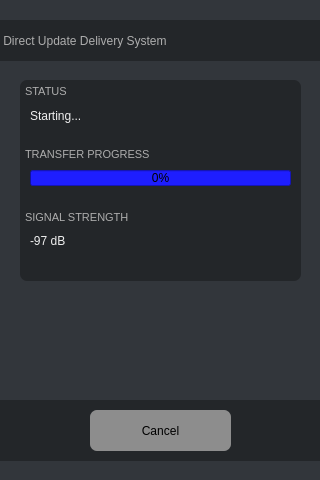
<?xml version="1.0" encoding="UTF-8"?>
<ui version="4.0">
 <class>Dialog</class>
 <widget class="QDialog" name="Dialog">
  <property name="geometry">
   <rect>
    <x>0</x>
    <y>0</y>
    <width>320</width>
    <height>480</height>
   </rect>
  </property>
  <property name="windowTitle">
   <string>Dialog</string>
  </property>
  <widget class="QWidget" name="widget" native="true">
   <property name="geometry">
    <rect>
     <x>0</x>
     <y>0</y>
     <width>320</width>
     <height>480</height>
    </rect>
   </property>
   <property name="maximumSize">
    <size>
     <width>320</width>
     <height>480</height>
    </size>
   </property>
   <property name="styleSheet">
    <string notr="true">background-color: rgb(50, 54, 59);</string>
   </property>
   <widget class="QLabel" name="label">
    <property name="geometry">
     <rect>
      <x>0</x>
      <y>20</y>
      <width>320</width>
      <height>41</height>
     </rect>
    </property>
    <property name="styleSheet">
     <string notr="true">font: 75 16pt &quot;MS Shell Dlg 2&quot;;
background-color: rgb(35, 38, 41);
color: rgb(173, 173, 173);</string>
    </property>
    <property name="text">
     <string> Direct Update Delivery System</string>
    </property>
   </widget>
   <widget class="QPushButton" name="cancelButton">
    <property name="geometry">
     <rect>
      <x>90</x>
      <y>410</y>
      <width>141</width>
      <height>41</height>
     </rect>
    </property>
    <property name="styleSheet">
     <string notr="true">border-radius:7px;
background-color: rgb(141, 141, 141);
font: 12pt &quot;MS Shell Dlg 2&quot;;</string>
    </property>
    <property name="text">
     <string>Cancel</string>
    </property>
   </widget>
   <widget class="QLabel" name="label_2">
    <property name="geometry">
     <rect>
      <x>0</x>
      <y>400</y>
      <width>320</width>
      <height>61</height>
     </rect>
    </property>
    <property name="styleSheet">
     <string notr="true">font: 75 16pt &quot;MS Shell Dlg 2&quot;;
background-color: rgb(35, 38, 41);
color: rgb(173, 173, 173);</string>
    </property>
    <property name="text">
     <string/>
    </property>
   </widget>
   <widget class="QLabel" name="label_3">
    <property name="geometry">
     <rect>
      <x>20</x>
      <y>80</y>
      <width>281</width>
      <height>201</height>
     </rect>
    </property>
    <property name="font">
     <font>
      <family>MS Shell Dlg 2</family>
      <pointsize>8</pointsize>
      <weight>50</weight>
      <italic>false</italic>
      <bold>false</bold>
     </font>
    </property>
    <property name="styleSheet">
     <string notr="true">font: 8pt &quot;MS Shell Dlg 2&quot;;
background-color: rgb(35, 38, 41);
color: rgb(173, 173, 173);
border-radius:7px;</string>
    </property>
    <property name="text">
     <string>&lt;html&gt;&lt;head/&gt;&lt;body&gt;&lt;p&gt;STATUS&lt;/p&gt;&lt;p&gt;&lt;br/&gt;&lt;/p&gt;&lt;p&gt;TRANSFER PROGRESS&lt;/p&gt;&lt;p&gt;&lt;br/&gt;&lt;/p&gt;&lt;p&gt;SIGNAL STRENGTH&lt;/p&gt;&lt;/body&gt;&lt;/html&gt;</string>
    </property>
    <property name="textFormat">
     <enum>Qt::AutoText</enum>
    </property>
    <property name="scaledContents">
     <bool>false</bool>
    </property>
    <property name="alignment">
     <set>Qt::AlignLeading|Qt::AlignLeft|Qt::AlignTop</set>
    </property>
    <property name="wordWrap">
     <bool>true</bool>
    </property>
    <property name="margin">
     <number>5</number>
    </property>
    <property name="indent">
     <number>5</number>
    </property>
   </widget>
   <widget class="QLabel" name="status">
    <property name="geometry">
     <rect>
      <x>30</x>
      <y>100</y>
      <width>121</width>
      <height>31</height>
     </rect>
    </property>
    <property name="styleSheet">
     <string notr="true">background-color: rgb(35, 38, 41);
color: rgb(239, 239, 239);
font: 75 12pt &quot;MS Shell Dlg 2&quot;;</string>
    </property>
    <property name="text">
     <string>Starting...</string>
    </property>
   </widget>
   <widget class="QProgressBar" name="progressBar">
    <property name="geometry">
     <rect>
      <x>30</x>
      <y>170</y>
      <width>261</width>
      <height>16</height>
     </rect>
    </property>
    <property name="styleSheet">
     <string notr="true">background-color: rgb(30, 30, 255);</string>
    </property>
    <property name="value">
     <number>0</number>
    </property>
    <property name="alignment">
     <set>Qt::AlignLeading|Qt::AlignLeft|Qt::AlignVCenter</set>
    </property>
    <property name="textVisible">
     <bool>true</bool>
    </property>
   </widget>
   <widget class="QLabel" name="signalStrength">
    <property name="geometry">
     <rect>
      <x>30</x>
      <y>230</y>
      <width>121</width>
      <height>21</height>
     </rect>
    </property>
    <property name="styleSheet">
     <string notr="true">background-color: rgb(35, 38, 41);
color: rgb(239, 239, 239);
font: 75 12pt &quot;MS Shell Dlg 2&quot;;</string>
    </property>
    <property name="text">
     <string>-97 dB</string>
    </property>
   </widget>
   <zorder>label_2</zorder>
   <zorder>label</zorder>
   <zorder>cancelButton</zorder>
   <zorder>label_3</zorder>
   <zorder>status</zorder>
   <zorder>progressBar</zorder>
   <zorder>signalStrength</zorder>
  </widget>
 </widget>
 <resources/>
 <connections/>
</ui>
